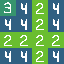

Rendered tile map (Tiled .tmx) drawn with the repository's tilesets; below, a short description and the full map source, tile grids included:
An orthogonal 4x4 tile map with 16x16 px tiles, 1 tile layer (set).

<map version="1.8" tiledversion="1.8.2" orientation="orthogonal" renderorder="right-down" width="4" height="4" tilewidth="16" tileheight="16" infinite="0" nextlayerid="6" nextobjectid="1">
 <tileset firstgid="1" source="../spr_test_tileset.tsx" />
 <layer id="1" name="set" width="4" height="4">
  <data encoding="csv">
4,5,3,5,
5,5,3,5,
3,3,3,3,
5,5,3,5
</data>
 </layer>
</map>
